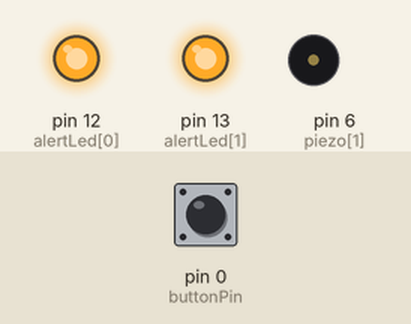
Simulated run of this sketch. Board: Arduino Uno, built with avr-gcc and run on an emulated ATmega328P. Shown: output pins drawn as LEDs (lit = HIGH), buzzer (waves = sounding). The test bench sets the inputs (shaded band); at power-on: pin 0 (buttonPin) HIGH.

Above: at 1.2 s.
1.3 s: pin 0 (buttonPin) pulled LOW for 0.15 s
At 2.0 s:
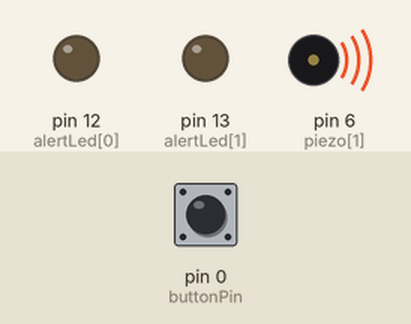
4.3 s: pin 0 (buttonPin) pulled LOW for 1 s
At 5.72 s:
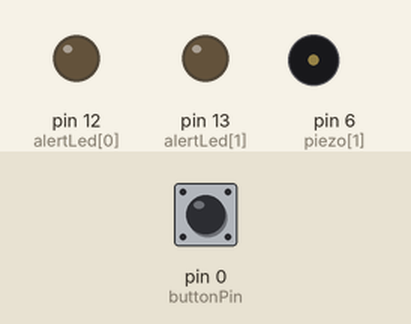
7.3 s: pin 0 (buttonPin) pulled LOW for 3.2 s
At 12.8 s:
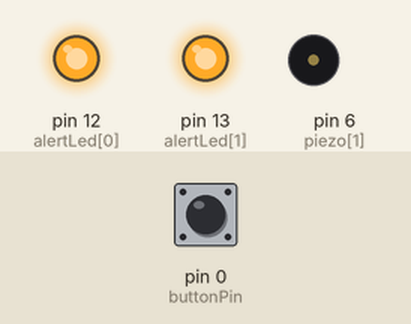
Timing chart, 0 to 14.3 s (numbered marks = the images above; inputs shaded):
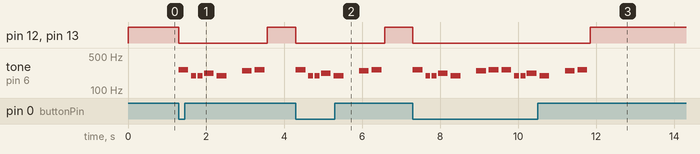

The sketch:

Fish_Detector.ino
```cpp
#include "pitches.h"

// set pin numbers:
const int buttonPin = 0;         // the number of the pushbutton pin
const int alertLed[] = {12, 13};
const int piezo[] = {5, 6};

// variables will change:
int buttonState = 0;         // variable for reading the pushbutton status

// notes in the melody:
int melody[] = {NOTE_C4, NOTE_G3,NOTE_G3, NOTE_A3, NOTE_G3, 0, NOTE_B3, NOTE_C4};

// note durations: 4 = quarter note, 8 = eighth note, etc.:
int noteDurations[] = {4, 8, 8, 4, 4, 4, 4, 4};

void setup() {
    // initialize the LED pins as an output:
    pinMode(alertLed[0], OUTPUT);
    pinMode(alertLed[1], OUTPUT);

  // initialize the pushbutton pin as an input:
  pinMode(buttonPin, INPUT);
  digitalWrite(buttonPin, HIGH);    // enable the internal pullup resistor
}

void loop(){
  // read the state of the pushbutton value:
  buttonState = digitalRead(buttonPin);

  // check if the pushbutton is pressed.
  // if it is, the buttonState is HIGH:
  if (buttonState == LOW) {
    digitalWrite(alertLed[0], LOW);
    digitalWrite(alertLed[1], LOW);
    playTone();
  }
  else {
    stopAlert();
  }
}

void stopAlert() {
  digitalWrite(alertLed[0], HIGH);    // OFF
  digitalWrite(alertLed[1], HIGH);    // OFF
}

void playTone() {
   // iterate over the notes of the melody:
  int state = 0;
  for (int thisNote = 0; thisNote < 8; thisNote++) {
    // to calculate the note duration, take one second
    // divided by the note type.
    //e.g. quarter note = 1000 / 4, eighth note = 1000/8, etc.
    int noteDuration = 1000/noteDurations[thisNote];
    tone(piezo[0], melody[thisNote],noteDuration);
    tone(piezo[1], melody[thisNote],noteDuration);

    // to distinguish the notes, set a minimum time between them.
    // the note's duration + 30% seems to work well:
    int pauseBetweenNotes = noteDuration * 1.30;
    delay(pauseBetweenNotes);
    // stop the tone playing:
    noTone(piezo[0]);
    noTone(piezo[1]);
  }
}
```

pitches.h
```cpp
/*************************************************
 * Public Constants
 *************************************************/

#define NOTE_B0  31
#define NOTE_C1  33
#define NOTE_CS1 35
#define NOTE_D1  37
#define NOTE_DS1 39
#define NOTE_E1  41
#define NOTE_F1  44
#define NOTE_FS1 46
#define NOTE_G1  49
#define NOTE_GS1 52
#define NOTE_A1  55
#define NOTE_AS1 58
#define NOTE_B1  62
#define NOTE_C2  65
#define NOTE_CS2 69
#define NOTE_D2  73
#define NOTE_DS2 78
#define NOTE_E2  82
#define NOTE_F2  87
#define NOTE_FS2 93
#define NOTE_G2  98
#define NOTE_GS2 104
#define NOTE_A2  110
#define NOTE_AS2 117
#define NOTE_B2  123
#define NOTE_C3  131
#define NOTE_CS3 139
#define NOTE_D3  147
#define NOTE_DS3 156
#define NOTE_E3  165
#define NOTE_F3  175
#define NOTE_FS3 185
#define NOTE_G3  196
#define NOTE_GS3 208
#define NOTE_A3  220
#define NOTE_AS3 233
#define NOTE_B3  247
#define NOTE_C4  262
#define NOTE_CS4 277
#define NOTE_D4  294
#define NOTE_DS4 311
#define NOTE_E4  330
#define NOTE_F4  349
#define NOTE_FS4 370
#define NOTE_G4  392
#define NOTE_GS4 415
#define NOTE_A4  440
#define NOTE_AS4 466
#define NOTE_B4  494
#define NOTE_C5  523
#define NOTE_CS5 554
#define NOTE_D5  587
#define NOTE_DS5 622
#define NOTE_E5  659
#define NOTE_F5  698
#define NOTE_FS5 740
#define NOTE_G5  784
#define NOTE_GS5 831
#define NOTE_A5  880
#define NOTE_AS5 932
#define NOTE_B5  988
#define NOTE_C6  1047
#define NOTE_CS6 1109
#define NOTE_D6  1175
#define NOTE_DS6 1245
#define NOTE_E6  1319
#define NOTE_F6  1397
#define NOTE_FS6 1480
#define NOTE_G6  1568
#define NOTE_GS6 1661
#define NOTE_A6  1760
#define NOTE_AS6 1865
#define NOTE_B6  1976
#define NOTE_C7  2093
#define NOTE_CS7 2217
#define NOTE_D7  2349
#define NOTE_DS7 2489
#define NOTE_E7  2637
#define NOTE_F7  2794
#define NOTE_FS7 2960
#define NOTE_G7  3136
#define NOTE_GS7 3322
#define NOTE_A7  3520
#define NOTE_AS7 3729
#define NOTE_B7  3951
#define NOTE_C8  4186
#define NOTE_CS8 4435
#define NOTE_D8  4699
#define NOTE_DS8 4978
```

Measured:
- after the input at 1.3 s, pin 12 (alertLed[0]), pin 13 (alertLed[1]): HIGH → LOW at once, → HIGH 2.3 s later; tone on pin 6 (piezo[1]): plays 262 Hz for 0.25 s, 196 Hz for 0.13 s, 196 Hz for 0.13 s, 220 Hz for 0.25 s, 196 Hz for 0.25 s, 247 Hz for 0.25 s … (7 notes in this stretch), starting at once
- after the input at 4.3 s, pin 12 (alertLed[0]), pin 13 (alertLed[1]): HIGH → LOW at once, → HIGH 2.3 s later; tone on pin 6 (piezo[1]): plays 262 Hz for 0.25 s, 196 Hz for 0.13 s, 196 Hz for 0.13 s, 220 Hz for 0.25 s, 196 Hz for 0.25 s, 247 Hz for 0.25 s … (7 notes in this stretch), starting at once
- after the input at 7.3 s, pin 12 (alertLed[0]), pin 13 (alertLed[1]): HIGH → LOW at once, → HIGH 4.5 s later; tone on pin 6 (piezo[1]): plays 262 Hz for 0.25 s, 196 Hz for 0.13 s, 196 Hz for 0.13 s, 220 Hz for 0.25 s, 196 Hz for 0.25 s, 247 Hz for 0.25 s … (14 notes in this stretch), starting at once
